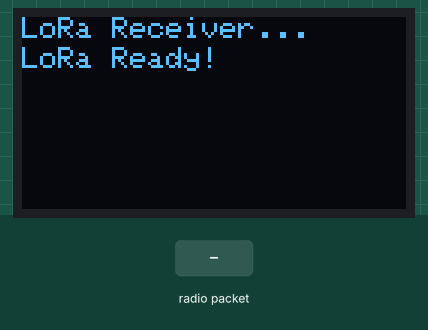
This sketch was run on a simulated Arduino Uno, built for the host (arithmetic inside an expression is 32-bit, double 64-bit). Parts: 128×64 one-colour display. The test bench sets the inputs (shaded band). No radio packets arrive unless stated; what the sketch prints to the serial monitor is not drawn.

Above: at 1.3 s.
1.4 s: radio packet "5" arrives
At 1.7 s:
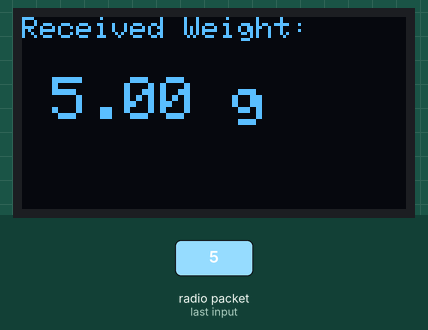
2.9 s: radio packet "90" arrives
At 4.1 s:
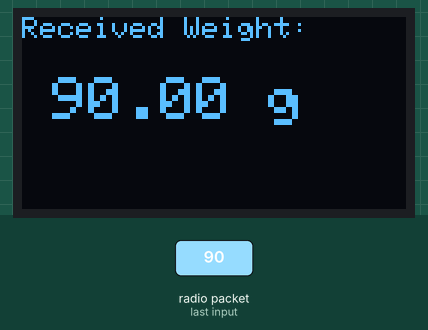
4.4 s: radio packet "200" arrives
At 5.2 s:
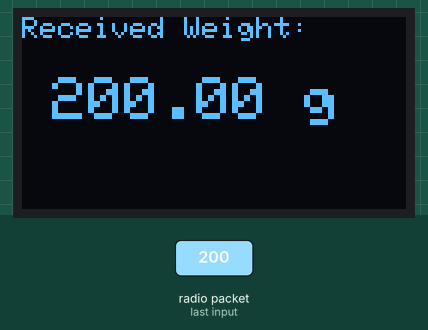
Timing chart, 0 to 7.4 s (numbered marks = the images above; inputs shaded):
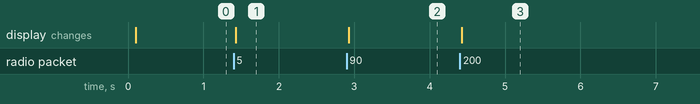

The sketch:

Reciever.ino
```cpp
#include <SPI.h>
#include <LoRa.h>
#include <Adafruit_GFX.h>
#include <Adafruit_SSD1306.h>

// OLED Display Configuration
#define SCREEN_WIDTH 128
#define SCREEN_HEIGHT 64
#define OLED_RESET    -1
#define SCREEN_ADDRESS 0x3C
Adafruit_SSD1306 display(SCREEN_WIDTH, SCREEN_HEIGHT, &Wire, OLED_RESET);

// LoRa Module Pins (Adjust for your board)
#define SS 18
#define RST 23
#define DIO0 26

void setup() {
    Serial.begin(115200);
    while (!Serial);

    // Initialize OLED
    if (!display.begin(SSD1306_SWITCHCAPVCC, SCREEN_ADDRESS)) {
        Serial.println(F("SSD1306 allocation failed"));
        while (1);
    }
    display.clearDisplay();
    display.setTextSize(1);
    display.setTextColor(WHITE);
    display.setCursor(0, 0);
    display.println("LoRa Receiver...");
    display.display();

    // Initialize LoRa
    SPI.begin(5, 19, 27, SS);  // (SCK, MISO, MOSI, SS)
    LoRa.setPins(SS, RST, DIO0);

    if (!LoRa.begin(915E6)) {  // Set frequency to 833 MHz
        Serial.println("LoRa init failed. Check connections.");
        while (1);
    }

    // Optimize LoRa for faster data
    LoRa.setSpreadingFactor(7);
    LoRa.setSignalBandwidth(250E3);
    LoRa.setCodingRate4(5);

    Serial.println("LoRa Receiver Ready");
    display.setCursor(0, 10);
    display.println("LoRa Ready!");
    display.display();
}

void loop() {
    int packetSize = LoRa.parsePacket();
    if (packetSize) {
        String receivedData = "";
        while (LoRa.available()) {
            receivedData += (char)LoRa.read();
        }

        float receivedWeight = receivedData.toFloat(); // Convert to float

        Serial.print("Received Weight: ");
        Serial.print(receivedWeight);
        Serial.println(" g");

        // Display on OLED
        display.clearDisplay();
        display.setTextSize(1);
        display.setCursor(0, 0);
        display.println("Received Weight:");
        display.setTextSize(2);
        display.setCursor(10, 20);
        display.print(receivedWeight);
        display.println(" g");
        display.display();
    }
}
```

Measured:
- after the input at 1.4 s, the display: changes at once (image 1)
- after the input at 2.9 s, the display: changes at once (image 2)
- after the input at 4.4 s, the display: changes at once (image 3)
